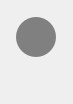
<?xml version="1.0" encoding="UTF-8"?>
<ui version="4.0">
 <class>ProgressButton</class>
 <widget class="QWidget" name="ProgressButton">
  <property name="geometry">
   <rect>
    <x>0</x>
    <y>0</y>
    <width>73</width>
    <height>104</height>
   </rect>
  </property>
  <property name="sizePolicy">
   <sizepolicy hsizetype="Maximum" vsizetype="Maximum">
    <horstretch>0</horstretch>
    <verstretch>0</verstretch>
   </sizepolicy>
  </property>
  <property name="windowTitle">
   <string>progressButton</string>
  </property>
  <layout class="QVBoxLayout" name="verticalLayout">
   <property name="leftMargin">
    <number>0</number>
   </property>
   <property name="topMargin">
    <number>0</number>
   </property>
   <property name="rightMargin">
    <number>0</number>
   </property>
   <property name="bottomMargin">
    <number>0</number>
   </property>
   <item>
    <widget class="QWidget" name="widget" native="true">
     <property name="sizePolicy">
      <sizepolicy hsizetype="Preferred" vsizetype="Maximum">
       <horstretch>0</horstretch>
       <verstretch>0</verstretch>
      </sizepolicy>
     </property>
     <layout class="QHBoxLayout" name="horizontalLayout">
      <item>
       <widget class="QPushButton" name="button">
        <property name="styleSheet">
         <string notr="true"> background-color: gray;
 border-style: solid;
 border-width:0px;
 border-radius:20px;
 max-width:40px;
 max-height:40px;
 min-width:40px;
 min-height:40px;</string>
        </property>
        <property name="text">
         <string/>
        </property>
       </widget>
      </item>
     </layout>
    </widget>
   </item>
   <item>
    <widget class="QLabel" name="label">
     <property name="sizePolicy">
      <sizepolicy hsizetype="Preferred" vsizetype="Maximum">
       <horstretch>0</horstretch>
       <verstretch>0</verstretch>
      </sizepolicy>
     </property>
     <property name="text">
      <string/>
     </property>
     <property name="alignment">
      <set>Qt::AlignCenter</set>
     </property>
    </widget>
   </item>
  </layout>
 </widget>
 <resources/>
 <connections/>
</ui>
